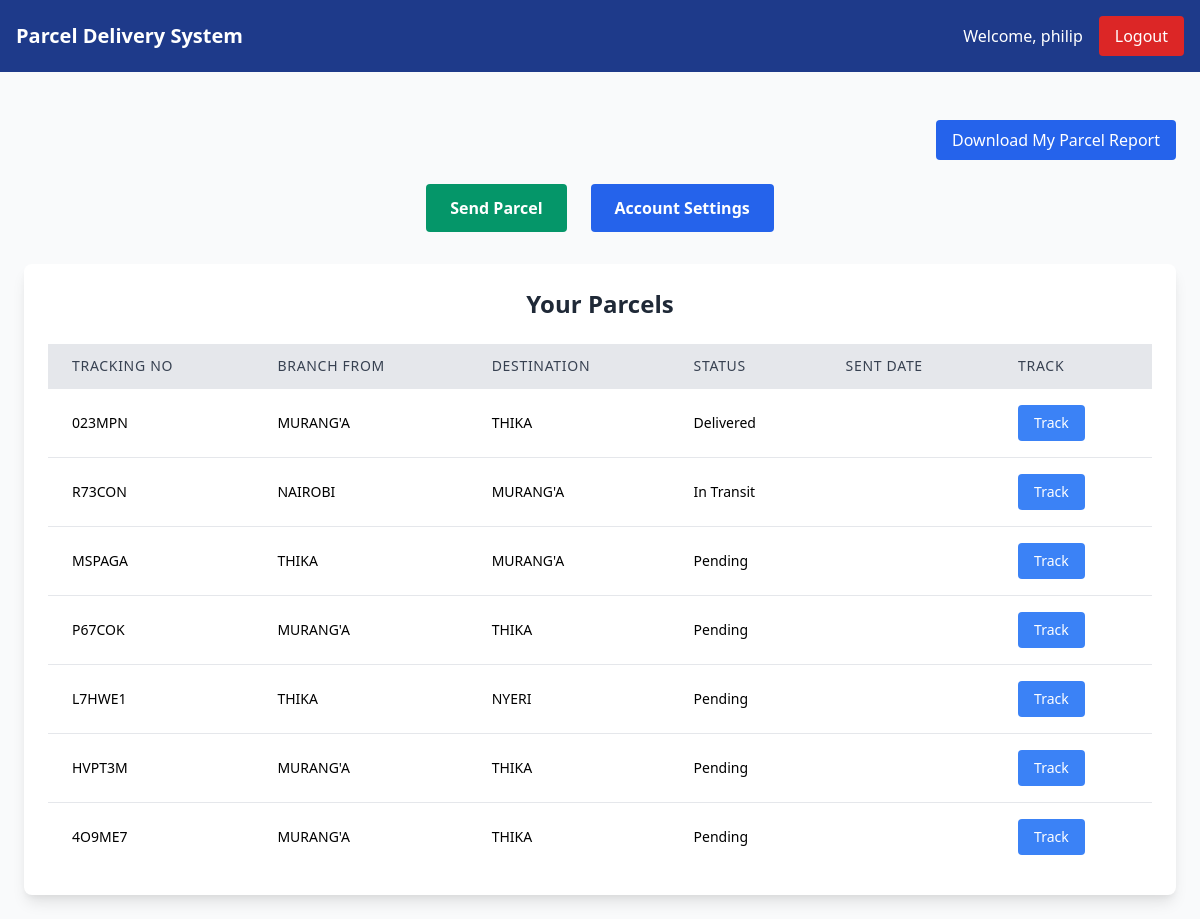
Screenshot of /dashboard/ (signed in) with the database file from the repository.
### courier/models.py (models this page shows, shortened)
class CustomUser(AbstractUser):
    CUSTOMER = 'customer'
    STAFF = 'staff'
    ADMIN = 'admin'
    ROLE_CHOICES = [
        (CUSTOMER, 'Customer'),
        (STAFF, 'Staff'),
        (ADMIN, 'Admin'),
    ]
    role = models.CharField(
        max_length=10,
        choices=ROLE_CHOICES,
        default=CUSTOMER
    )
    objects = CustomUserManager()

class Parcel(models.Model):
    sender_name = models.CharField(max_length=255, default="Unknown Sender")
    receiver = models.ForeignKey(CustomerProfile, related_name='received_parcels', on_delete=models.CASCADE, null=True, blank=True)
    branch_from = models.ForeignKey(Branch, related_name='parcels_sent', on_delete=models.CASCADE)
    branch_to = models.ForeignKey(Branch, related_name='parcels_received', on_delete=models.CASCADE)
    tracking_number = models.CharField(max_length=6, unique=True, default=generate_unique_tracking_number, editable=False)
    description = models.TextField(blank=True)
    weight = models.FloatField()
    pickup_date = models.DateTimeField(null=True, blank=True)
    delivery_date = models.DateTimeField(null=True, blank=True)
    status = models.CharField(max_length=20, default='Pending')
    current_latitude = models.FloatField(null=True, blank=True)
    current_longitude = models.FloatField(null=True, blank=True)
    created_by_staff = models.ForeignKey('staff.StaffProfile', on_delete=models.SET_NULL, null=True, blank=True)

class Branch(models.Model):
    name = models.CharField(max_length=100)
    address = models.CharField(max_length=255)
    phone = models.CharField(max_length=20)

### courier/views.py (the view)
# urls.py: path('dashboard/', views.dashboard, name='dashboard'),
@login_required
def dashboard(request):
    user = request.user
    if user.role == 'customer':
        parcels = Parcel.objects.filter(sender_name=user.get_full_name())
    elif user.role in ['staff', 'admin']:
        parcels = Parcel.objects.all()
    else:
        parcels = []
    return render(request, 'courier/dashboard.html', {'parcels': parcels})

### templates/courier/dashboard.html (shortened to what this page needs)
<!DOCTYPE html>
<html lang="en">
<head>
  <link href="https://cdn.jsdelivr.net/npm/tailwindcss@2.2.19/dist/tailwind.min.css" rel="stylesheet" />
  <link rel="stylesheet" href="https://unpkg.com/leaflet@1.9.4/dist/leaflet.css" />
</head>
<body class="bg-gray-50">
  <nav class="bg-blue-900 text-white p-4 fixed top-0 w-full z-50">
    <div class="max-w-7xl mx-auto flex justify-between items-center">
      <a href="#" class="text-xl font-bold">Parcel Delivery System</a>
      <div class="flex items-center space-x-4">
        <span class="hidden md:block">Welcome, {{ request.user.username }}</span>
        <form method="POST" action="{% url 'logout' %}">
          <button type="submit" class="px-4 py-2 bg-red-600 rounded hover:bg-red-700">Logout</button>
        </form>
      </div>
    </div>
  </nav>
  <main class="max-w-7xl mx-auto mt-24 p-6">
    <div class="flex justify-end mb-6">
      <a href="{% url 'customer_report' %}" class="bg-blue-600 text-white px-4 py-2 rounded hover:bg-blue-700">
        Download My Parcel Report
      </a>
    </div>
    <div class="flex flex-col md:flex-row justify-center space-y-4 md:space-y-0 md:space-x-6 mb-8">
      <button onclick="location.href='{% url 'add_parcel' %}'" class="bg-green-600 hover:bg-green-700 text-white font-semibold py-3 px-6 rounded">
        Send Parcel
      </button>
      <button onclick="location.href='{% url 'account_settings' %}'" class="bg-blue-600 hover:bg-blue-700 text-white font-semibold py-3 px-6 rounded">
        Account Settings
      </button>
    </div>
    <div class="bg-white shadow-lg rounded-lg p-6">
      <h2 class="text-2xl font-bold mb-6 text-center text-gray-800">Your Parcels</h2>
      {% if parcels %}
      <div class="overflow-x-auto">
        <table class="min-w-full divide-y divide-gray-200 text-sm">
          <thead class="bg-gray-200">
            <tr>
              <th class="px-6 py-3 text-left font-medium text-gray-700 uppercase tracking-wider">Tracking No</th>
              <th class="px-6 py-3 text-left font-medium text-gray-700 uppercase tracking-wider">Branch From</th>
              <th class="px-6 py-3 text-left font-medium text-gray-700 uppercase tracking-wider">Destination</th>
              <th class="px-6 py-3 text-left font-medium text-gray-700 uppercase tracking-wider">Status</th>
              <th class="px-6 py-3 text-left font-medium text-gray-700 uppercase tracking-wider">Sent Date</th>
              <th class="px-6 py-3 text-left font-medium text-gray-700 uppercase tracking-wider">Track</th>
            </tr>
          </thead>
          <tbody class="bg-white divide-y divide-gray-200">
            {% for parcel in parcels %}
            <tr>
              <td class="px-6 py-4">{{ parcel.tracking_number }}</td>
              <td class="px-6 py-4">{{ parcel.branch_from.name }}</td>
              <td class="px-6 py-4">{{ parcel.branch_to.name }}</td>
              <td class="px-6 py-4">{{ parcel.status }}</td>
              <td class="px-6 py-4">{{ parcel.sent_date|date:"M d, Y H:i" }}</td>
              <td class="px-6 py-4">
                <button type="button" onclick="trackParcel({{ parcel.current_latitude|default:'null' }}, {{ parcel.current_longitude|default:'null' }})" class="bg-blue-500 text-white px-4 py-2 rounded hover:bg-blue-600 cursor-pointer">
                    Track
                </button>
              </td>
            </tr>
            {% endfor %}
          </tbody>
        </table>
      </div>
      {% else %}
      <p class="text-center text-gray-500">You have no parcels.</p>
      {% endif %}
    </div>
  </main>
</body>
</html>

### rows the page displays
CustomUser: user.username "philip"
Parcel: tracking_number "023MPN", branch_from.name "MURANG'A", branch_to.name "THIKA", status "Delivered"
Parcel: tracking_number "R73CON", branch_from.name "NAIROBI", branch_to.name "MURANG'A", status "In Transit"
Parcel: tracking_number "MSPAGA", branch_from.name "THIKA", branch_to.name "MURANG'A", status "Pending"
Parcel: tracking_number "P67COK", branch_from.name "MURANG'A", branch_to.name "THIKA", status "Pending"
Parcel: tracking_number "L7HWE1", branch_from.name "THIKA", branch_to.name "NYERI", status "Pending"
Parcel: tracking_number "HVPT3M", branch_from.name "MURANG'A", branch_to.name "THIKA", status "Pending"
Parcel: tracking_number "4O9ME7", branch_from.name "MURANG'A", branch_to.name "THIKA", status "Pending"
